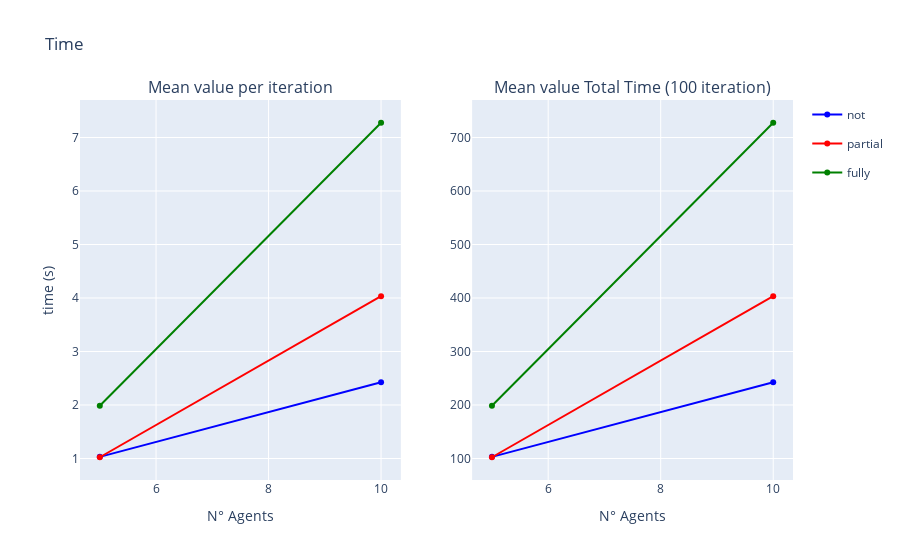

The code cell stored with this chart in its notebook:
### Markdown cell above
### Total Time - Average time per iteration

### Code cell
fig = make_subplots(rows=1, cols=2, subplot_titles=("Mean value per iteration", "Mean value Total Time (100 iteration)"))

fig.add_trace(go.Scatter(x=to_plot_tot_mean_mean.index, y=to_plot_tot_mean_mean['not'], name='not', legendgroup='not', line=dict(color='blue')), row=1, col=1)
fig.add_trace(go.Scatter(x=to_plot_tot_mean_mean.index, y=to_plot_tot_mean_mean['partial'], name = 'partial', legendgroup='partial', line=dict(color='red')), row=1, col=1)
fig.add_trace(go.Scatter(x=to_plot_tot_mean_mean.index, y=to_plot_tot_mean_mean['fully'], name='fully', legendgroup='fully', line=dict(color='green')), row=1, col=1)

fig.add_trace(go.Scatter(x=to_plot_tot_mean_sum.index, y=to_plot_tot_mean_sum['not'], name='not', legendgroup='not', line=dict(color='blue'), showlegend=False), row=1, col=2)
fig.add_trace(go.Scatter(x=to_plot_tot_mean_sum.index, y=to_plot_tot_mean_sum['partial'], name='partial', legendgroup='partial', line=dict(color='red'), showlegend=False), row=1, col=2)
fig.add_trace(go.Scatter(x=to_plot_tot_mean_sum.index, y=to_plot_tot_mean_sum['fully'], name='fully', legendgroup='fully', line=dict(color='green'), showlegend=False), row=1, col=2)

fig.update_yaxes(title_text="time (s)", row=1, col=1)
fig.update_xaxes(title_text="N° Agents", row=1, col=1)
fig.update_xaxes(title_text="N° Agents", row=1, col=2)

fig.update_layout(title='Time')

fig.show()

### Figure 1 — Plotly figure (JSON) as saved in the notebook; plotly's stock layout.template omitted (floating-point values rounded to 4 significant figures)
{"data": [{"legendgroup": "not", "line": {"color": "blue"}, "name": "not", "type": "scatter", "x": [5, 10], "xaxis": "x", "y": [1.031, 2.426], "yaxis": "y"}, {"legendgroup": "partial", "line": {"color": "red"}, "name": "partial", "type": "scatter", "x": [5, 10], "xaxis": "x", "y": [1.024, 4.034], "yaxis": "y"}, {"legendgroup": "fully", "line": {"color": "green"}, "name": "fully", "type": "scatter", "x": [5, 10], "xaxis": "x", "y": [1.986, 7.276], "yaxis": "y"}, {"legendgroup": "not", "line": {"color": "blue"}, "name": "not", "showlegend": false, "type": "scatter", "x": [5, 10], "xaxis": "x2", "y": [103.1, 242.6], "yaxis": "y2"}, {"legendgroup": "partial", "line": {"color": "red"}, "name": "partial", "showlegend": false, "type": "scatter", "x": [5, 10], "xaxis": "x2", "y": [102.4, 403.4], "yaxis": "y2"}, {"legendgroup": "fully", "line": {"color": "green"}, "name": "fully", "showlegend": false, "type": "scatter", "x": [5, 10], "xaxis": "x2", "y": [198.6, 727.6], "yaxis": "y2"}], "layout": {"annotations": [{"font": {"size": 16}, "showarrow": false, "text": "Mean value per iteration", "x": 0.225, "xanchor": "center", "xref": "paper", "y": 1, "yanchor": "bottom", "yref": "paper"}, {"font": {"size": 16}, "showarrow": false, "text": "Mean value Total Time (100 iteration)", "x": 0.775, "xanchor": "center", "xref": "paper", "y": 1, "yanchor": "bottom", "yref": "paper"}], "title": {"text": "Time"}, "xaxis": {"anchor": "y", "domain": [0, 0.45], "title": {"text": "N° Agents"}}, "xaxis2": {"anchor": "y2", "domain": [0.55, 1], "title": {"text": "N° Agents"}}, "yaxis": {"anchor": "x", "domain": [0, 1], "title": {"text": "time (s)"}}, "yaxis2": {"anchor": "x2", "domain": [0, 1]}}}
